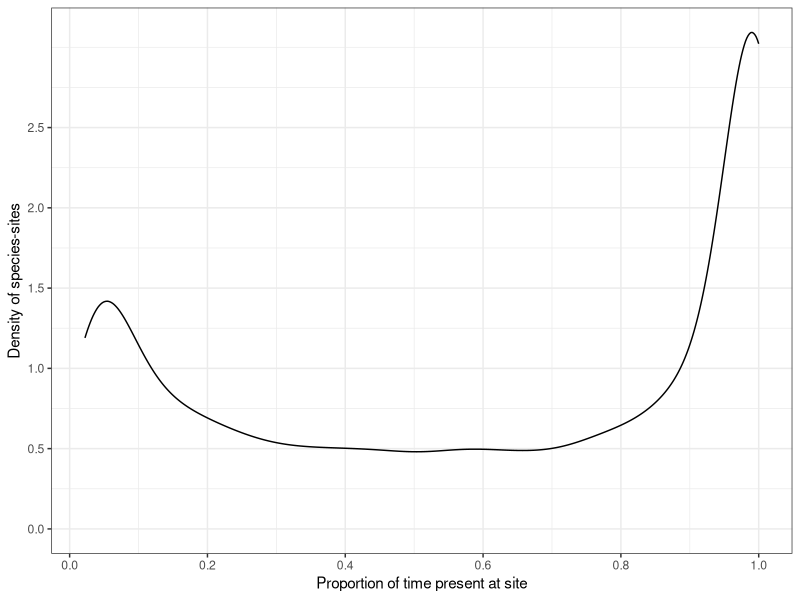
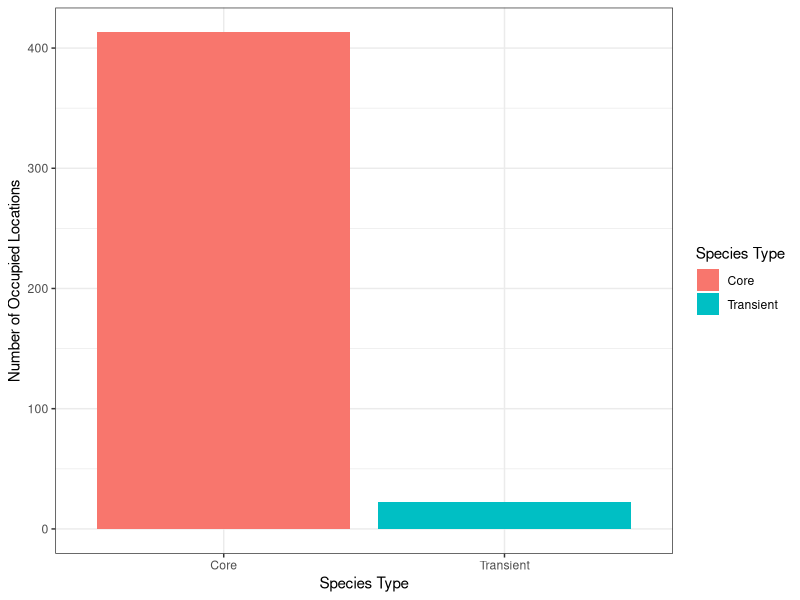
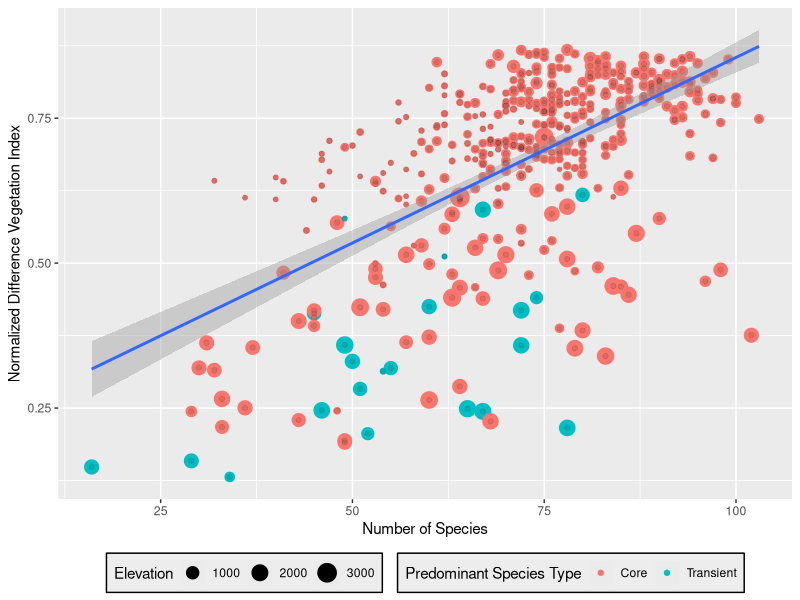
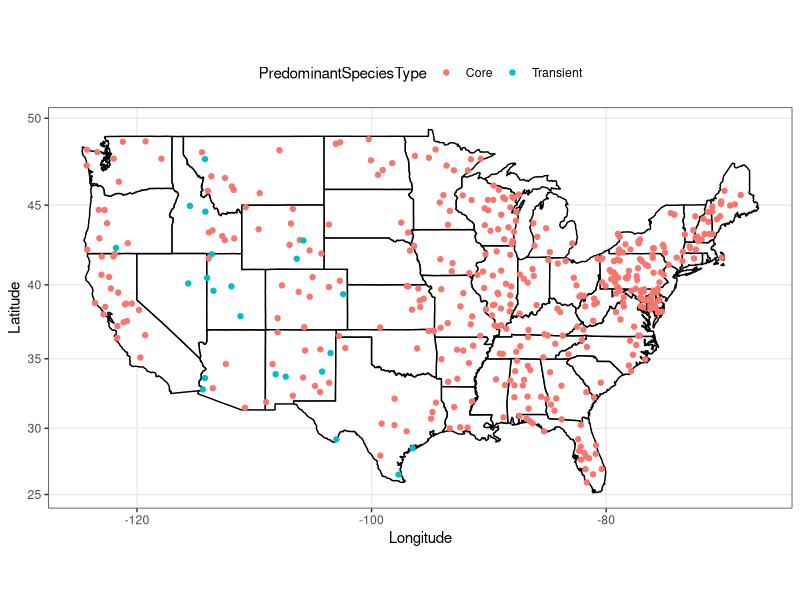

Reproduce these figures in R, in order.
## ---- chunk 1
setwd("/Users/agolotin/Desktop/BIO465/AnalysisExercise/ex5")
## ---- chunk 2
install.packages("ggplot2", repos="http://cran.us.r-project.org")
install.packages("readr", repos="http://cran.us.r-project.org")
install.packages("maps", repos="http://cran.us.r-project.org")
install.packages("mapproj", repos="http://cran.us.r-project.org")
## ---- chunk 3
library("ggplot2")
library("readr")
library("maps")
library("mapproj")
## ---- chunk 4
occupancyData <- read_tsv("Occupancy_Data.txt")
locationData <- read_tsv("Location_Data.txt")
## ---- chunk 5
head(occupancyData)
head(locationData)
## ---- chunk 6
ggplot(occupancyData, aes(x = Occupancy)) + 
  geom_density() + 
  theme_bw() +
  scale_y_continuous(breaks = seq(0, 2.5, by=0.5), name = "Density of species-sites") + 
  scale_x_continuous(breaks = seq(0, 1, by = 0.2), name = "Proportion of time present at site")
## ---- chunk 7
ggplot(locationData, aes(x=PredominantSpeciesType, fill = PredominantSpeciesType)) +
  geom_bar() + 
  theme_bw() +
  scale_fill_discrete("Species Type") +
  labs(x ="Species Type", y = "Number of Occupied Locations")
## ---- chunk 8
ggplot(locationData, aes(x = NumSpecies, y = NDVI)) +
  geom_point(aes(color=PredominantSpeciesType, size = Elevation, show_guide=TRUE)) +
  guides(color=guide_legend(title="Predominant Species Type")) +
  theme(legend.position="bottom", legend.background = element_rect(colour = "black", fill = "grey93")) +
  labs(x = "Number of Species", y = "Normalized Difference Vegetation Index") +
  geom_point(alpha = 0.1) +
  geom_smooth(method = lm)
## ---- chunk 9
all_states <- map_data("state")

ggplot(locationData) + 
  geom_polygon(data=all_states, aes(x=long, y=lat, group = group), colour="black", fill="white") + 
  expand_limits(x = all_states$Longitude, y = all_states$Latitude) + 
  coord_map() +
  theme_bw() +
  geom_point(aes(x = Longitude, y = Latitude, color = PredominantSpeciesType)) +
  labs (x = "Longitude", y = "Latitude") +
  theme(legend.position = "top")
